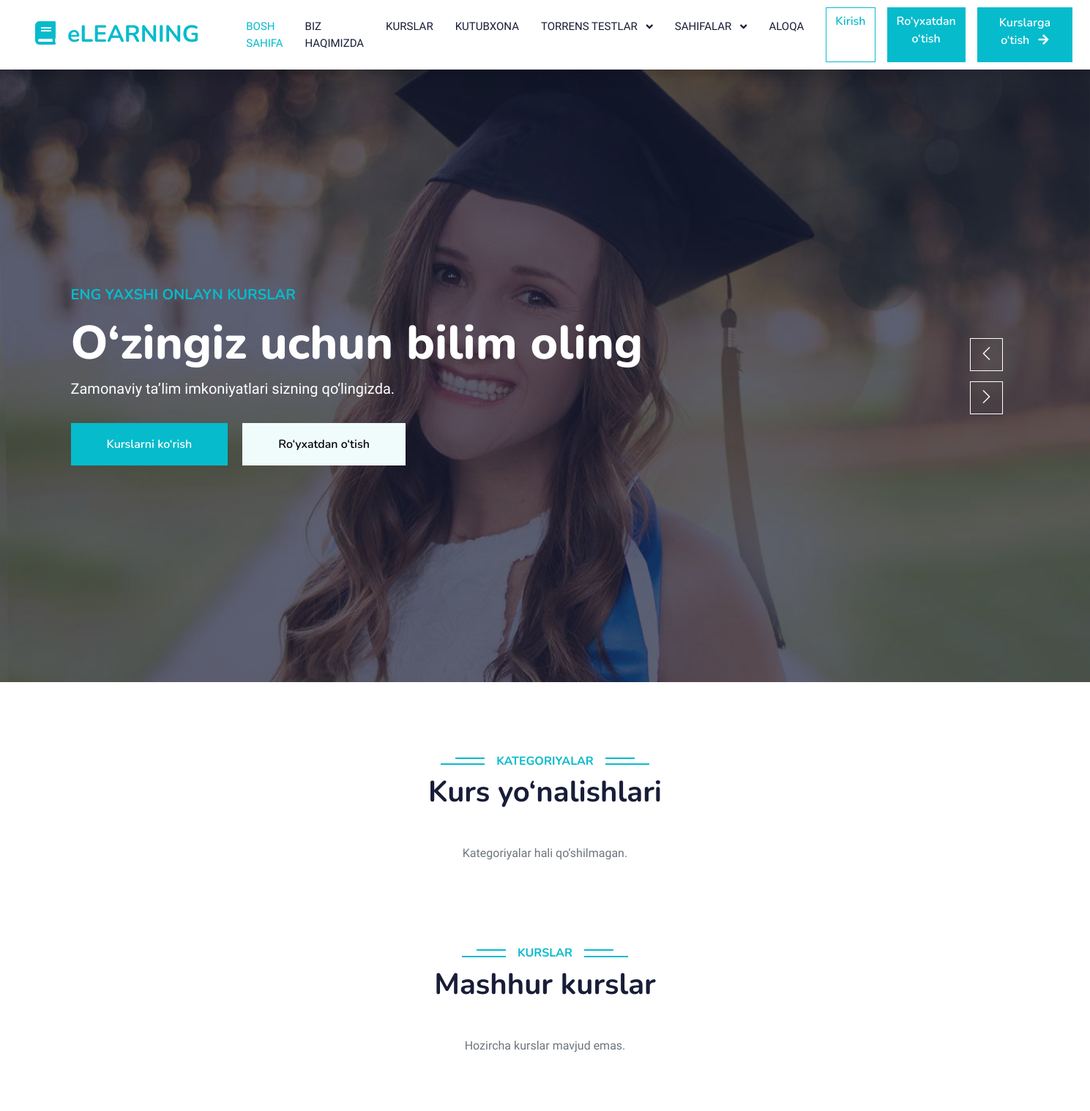
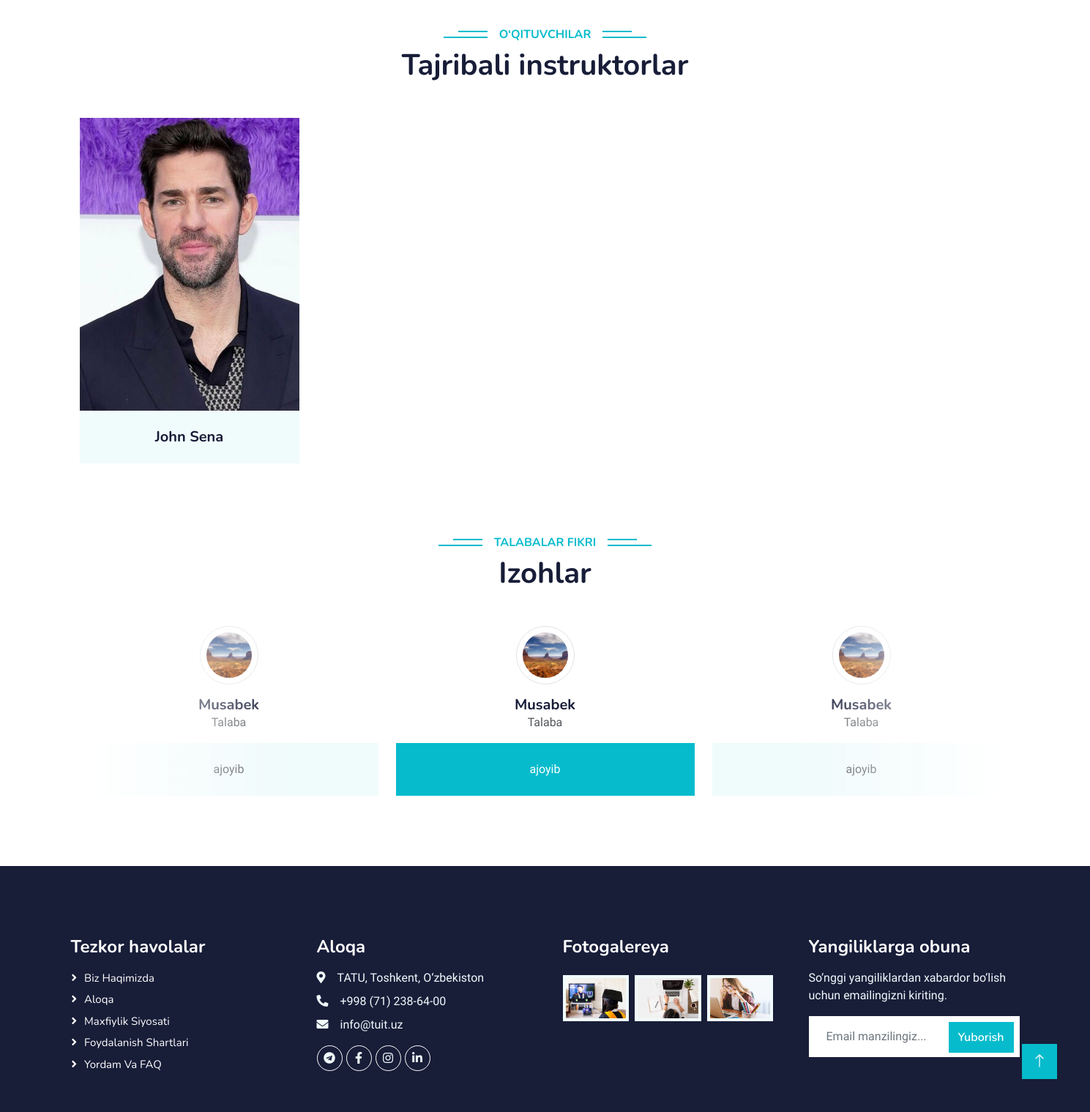
The page / on the database its author committed (2 pictures, top to bottom).
### ui/models.py (models this page shows, shortened)
class Instructor(models.Model):
    full_name = models.CharField(max_length=120)
    title = models.CharField(max_length=120, blank=True)
    photo = models.ImageField(upload_to="instructors/", blank=True, null=True)
    facebook = models.URLField(blank=True)
    twitter = models.URLField(blank=True)
    instagram = models.URLField(blank=True)
    class Meta:
        ordering = ("full_name",)

class Testimonial(models.Model):
    full_name    = models.CharField(max_length=120)
    role         = models.CharField(max_length=120, blank=True)
    quote        = models.TextField()
    photo        = models.ImageField(upload_to="testimonials/", blank=True, null=True)
    rating       = models.PositiveIntegerField(default=5,
                    validators=[MinValueValidator(1), MaxValueValidator(5)])
    is_published = models.BooleanField(default=False)
    order        = models.PositiveIntegerField(default=1, validators=[MinValueValidator(0)])
    created_at   = models.DateTimeField(auto_now_add=True)
    class Meta:
        ordering = ("order", "id")
        indexes = [models.Index(fields=["is_published", "order"])]
    @property
    def profession(self) -> str:
        return self.role or ""
    @property
    def text(self) -> str:
        return self.quote or ""

### ui/views.py (the view)
# urls.py: path('', views.index, name='home'),
def index(request):
    categories = (
        Category.objects
        .annotate(total=Count("courses"))
        .order_by("-total", "name")[:4]
    )
    featured_courses = list(Course.objects.filter(is_featured=True)[:6])
    if len(featured_courses) < 6:
        extras = Course.objects.exclude(id__in=[c.id for c in featured_courses])[:6 - len(featured_courses)]
        featured_courses += list(extras)
    instructors = Instructor.objects.all()[:4]
    testimonials = Testimonial.objects.filter(is_published=True)[:8]
    ctx = {
        "categories": categories,
        "featured_courses": featured_courses,
        "instructors": instructors,
        "testimonials": testimonials,
        "tests_preview": [],  # har doim bo‘lsin
    }
    return render(request, "ui/index.html", ctx)

### ui/templates/ui/index.html (shortened to what this page needs)
{% extends "ui/base.html" %}
{% load static %}
{% block nav_home_active %}active{% endblock %}
{% block content %}
<div class="container-fluid p-0 mb-5">
  <div class="owl-carousel header-carousel position-relative">
    <div class="owl-carousel-item position-relative">
      <img class="img-fluid" src="{% static 'img/carousel-1.jpg' %}" alt="">
      <div class="position-absolute top-0 start-0 w-100 h-100 d-flex align-items-center" style="background: rgba(24,29,56,.7);">
        <div class="container">
          <div class="row justify-content-start">
            <div class="col-sm-10 col-lg-8">
              <h5 class="text-primary text-uppercase mb-3 animated slideInDown">Eng yaxshi onlayn kurslar</h5>
              <h1 class="display-3 text-white animated slideInDown">O‘zingiz uchun bilim oling</h1>
              <p class="fs-5 text-white mb-4 pb-2">Zamonaviy ta’lim imkoniyatlari sizning qo‘lingizda.</p>
              <a href="{% url 'courses' %}" class="btn btn-primary py-md-3 px-md-5 me-3 animated slideInLeft">Kurslarni ko‘rish</a>
              <a href="{% url 'register' %}" class="btn btn-light py-md-3 px-md-5 animated slideInRight">Ro‘yxatdan o‘tish</a>
            </div>
          </div>
        </div>
      </div>
    </div>
  </div>
</div>
<div class="container-xxl py-5 category">
  <div class="container">
    <div class="text-center wow fadeInUp" data-wow-delay="0.1s">
      <h6 class="section-title bg-white text-center text-primary px-3">Kategoriyalar</h6>
      <h1 class="mb-5">Kurs yo‘nalishlari</h1>
    </div>
    <div class="row g-3">
      {% for cat in categories %}
      <div class="col-lg-6 col-md-6 wow zoomIn" data-wow-delay="{{ forloop.counter0|add:'1' }}00ms">
        <a class="position-relative d-block overflow-hidden" href="{% url 'courses' %}?category={{ cat.slug }}">
          {% if cat.image %}
            <img class="img-fluid" src="{{ cat.image.url }}" alt="{{ cat.name }}">
          {% else %}
            <img class="img-fluid" src="{% static 'img/cat-1.jpg' %}" alt="{{ cat.name }}">
          {% endif %}
          <div class="bg-white text-center position-absolute bottom-0 end-0 py-2 px-3" style="margin:1px;">
            <h5 class="m-0">{{ cat.name }}</h5>
            <small class="text-primary">{{ cat.total }} ta kurs</small>
          </div>
        </a>
      </div>
      {% empty %}
      <p class="text-center text-muted">Kategoriyalar hali qo‘shilmagan.</p>
      {% endfor %}
    </div>
  </div>
</div>
<div class="container-xxl py-5">
  <div class="container">
    <div class="text-center wow fadeInUp" data-wow-delay="0.1s">
      <h6 class="section-title bg-white text-center text-primary px-3">Kurslar</h6>
      <h1 class="mb-5">Mashhur kurslar</h1>
    </div>
    <div class="row g-4 justify-content-center">
      {% for c in featured_courses %}
      <div class="col-lg-4 col-md-6 wow fadeInUp" data-wow-delay="{{ forloop.counter0|add:'1' }}00ms">
        <div class="course-item bg-light">
          <div class="position-relative overflow-hidden">
            {% if c.image %}
              <img class="img-fluid" src="{{ c.image.url }}" alt="{{ c.title }}">
            {% else %}
              <img class="img-fluid" src="{% static 'img/course-1.jpg' %}" alt="{{ c.title }}">
            {% endif %}
            <div class="w-100 d-flex justify-content-center position-absolute bottom-0 start-0 mb-4">
              <a href="{% url 'course_detail' c.slug %}" class="btn btn-sm btn-primary px-3 border-end" style="border-radius:30px 0 0 30px;">Batafsil</a>
              <a href="{% url 'course_learn' c.slug %}" class="btn btn-sm btn-primary px-3" style="border-radius:0 30px 30px 0;">Boshlash</a>
            </div>
          </div>
          <div class="text-center p-4 pb-0">
            <h3 class="mb-0">{{ c.title }}</h3>
          </div>
          <div class="d-flex border-top">
            <small class="flex-fill text-center border-end py-2"><i class="fa fa-user-tie text-primary me-2"></i>{{ c.instructor.full_name }}</small>
            <small class="flex-fill text-center border-end py-2"><i class="fa fa-clock text-primary me-2"></i>{{ c.duration_minutes|default:60 }} daqiqa</small>
            <small class="flex-fill text-center py-2"><i class="fa fa-user text-primary me-2"></i>30+</small>
          </div>
        </div>
      </div>
      {% empty %}
      <p class="text-center text-muted">Hozircha kurslar mavjud emas.</p>
      {% endfor %}
    </div>
  </div>
</div>
<div class="container-xxl py-5">
  <div class="container">
    <div class="text-center wow fadeInUp" data-wow-delay="0.1s">
      <h6 class="section-title bg-white text-center text-primary px-3">O‘qituvchilar</h6>
      <h1 class="mb-5">Tajribali instruktorlar</h1>
    </div>
    <div class="row g-4">
      {% for t in instructors %}
      <div class="col-lg-3 col-md-6 wow fadeInUp" data-wow-delay="{{ forloop.counter0|add:'1' }}00ms">
        <div class="team-item bg-light">
          <div class="overflow-hidden">
            {% if t.photo %}
              <img class="img-fluid" src="{{ t.photo.url }}" alt="{{ t.full_name }}">
            {% else %}
              <img class="img-fluid" src="{% static 'img/team-1.jpg' %}" alt="{{ t.full_name }}">
            {% endif %}
          </div>
          <div class="text-center p-4">
            <h5 class="mb-0">{{ t.full_name }}</h5>
          </div>
        </div>
      </div>
      {% empty %}
      <p class="text-center text-muted">O‘qituvchilar hali qo‘shilmagan.</p>
      {% endfor %}
    </div>
  </div>
</div>
<div class="container-xxl py-5 wow fadeInUp" data-wow-delay="0.1s">
  <div class="container">
    <div class="text-center">
      <h6 class="section-title bg-white text-center text-primary px-3">Talabalar fikri</h6>
      <h1 class="mb-5">Izohlar</h1>
    </div>
    <div class="owl-carousel testimonial-carousel position-relative">
      {% for x in testimonials %}
      <div class="testimonial-item text-center">
        {% if x.photo %}
          <img class="border rounded-circle p-2 mx-auto mb-3" src="{{ x.photo.url }}" style="width:80px;height:80px;object-fit:cover;">
        {% else %}
          <img class="border rounded-circle p-2 mx-auto mb-3" src="{% static 'img/testimonial-1.jpg' %}" style="width:80px;height:80px;">
        {% endif %}
        <h5 class="mb-0">{{ x.full_name }}</h5>
        <p>{{ x.profession }}</p>
        <div class="testimonial-text bg-light text-center p-4">
          <p class="mb-0">{{ x.text }}</p>
        </div>
      </div>
      {% empty %}
      <div class="text-center text-muted">Hozircha izohlar yo‘q.</div>
      {% endfor %}
    </div>
  </div>
</div>
{% endblock %}

### ui/static/css/style.css (style rules this page uses)
:root { --primary: #06BBCC; --light: #F0FBFC; --dark: #181d38; }
.btn { font-family: 'Nunito', sans-serif; font-weight: 600; transition: .5s; }
.btn.btn-primary, .btn.btn-secondary { color: #FFFFFF; }
.section-title { position: relative; display: inline-block; text-transform: uppercase; }
.section-title::before { position: absolute; content: ""; width: calc(100% + 80px); height: 2px; top: 4px; left: -40px; background: var(--primary); z-index: -1; }
.section-title::after { position: absolute; content: ""; width: calc(100% + 120px); height: 2px; bottom: 5px; left: -60px; background: var(--primary); z-index: -1; }
.team-item img { transition: .5s; }
.testimonial-carousel::before { position: absolute; content: ""; top: 0; left: 0; height: 100%; width: 0; background: linear-gradient(to right, rgba(255, 255, 255, 1) 0%, rgba(255, 255, 255, 0) 100%); z-index: 1; }
.testimonial-carousel::after { position: absolute; content: ""; top: 0; right: 0; height: 100%; width: 0; background: linear-gradient(to left, rgba(255, 255, 255, 1) 0%, rgba(255, 255, 255, 0) 100%); z-index: 1; }
@media (min-width: 768px) { .testimonial-carousel::before, .testimonial-carousel::after { width: 200px; } }
@media (min-width: 992px) { .testimonial-carousel::before, .testimonial-carousel::after { width: 300px; } }
.testimonial-carousel .owl-item .testimonial-text, .testimonial-carousel .owl-item.center .testimonial-text * { transition: .5s; }
.testimonial-carousel .owl-item.center .testimonial-text { background: var(--primary) !important; }
.testimonial-carousel .owl-item.center .testimonial-text * { color: #FFFFFF !important; }

### rows shown on the page
Instructor: photo (picture), full_name "John Sena"
Testimonial: photo (picture), full_name "Musabek", profession "Talaba", text "ajoyib"
